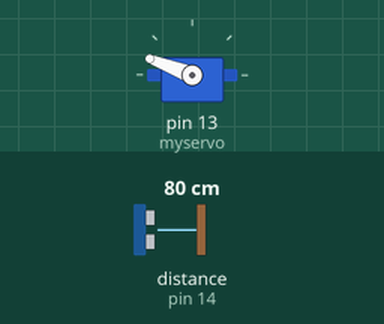
Recording of a sketch running on a simulated Arduino Uno, built with avr-gcc and run on an emulated ATmega328P. Parts: servo. Wiring (inferred from the names in the program): ultrasonic range finder: trigger pin 12; echo pin 14. Inputs (shaded band) come from the test bench; at power-on: distance to the obstacle (sensor on pin 14) 80 cm. The echo pulse lasts 58.3 µs per cm; the ROS host is connected and sends only what is stated.

Above: at 4.2 s.
4.3 s: distance to the obstacle (sensor on pin 14) set to 2 cm
At 5.4 s:
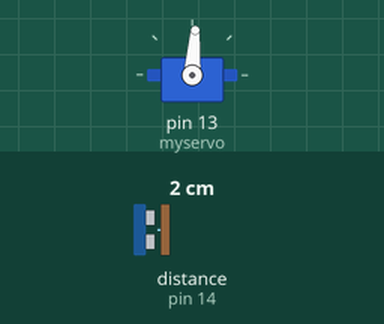
7.3 s: distance to the obstacle (sensor on pin 14) set to 60 cm
10.3 s: distance to the obstacle (sensor on pin 14) set to 4 cm
At 16.8 s:
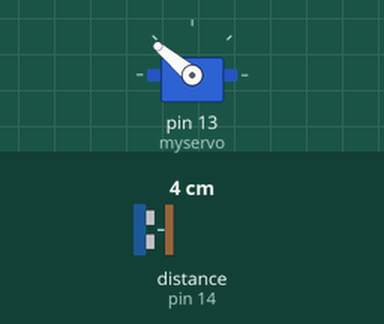
Timing chart, 0 to 19.3 s (numbered marks = the images above; inputs shaded):
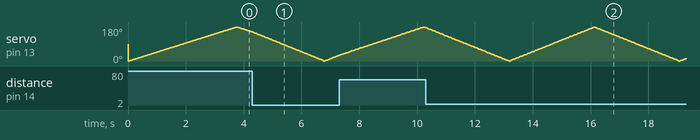

The sketch:

lidar_using_ultrasonic___servo_esp8266.ino
```cpp
// The reason why servo is acting so shit is because of pulseIn(echoPin, HIGH). Ultrasonic sensor waits for sound to come back
// and if it dosen't then it keeps on waiting and hence extra delay is added.
// *** TO DO ***
// If pulseIn  takes more than 10 microsecond then tell it to SHUT THE FUCK UP

#include <Servo.h>
#include <ros.h>
#include <std_msgs/Float32.h>
#include <sensor_msgs/Range.h>


// Ultrasonic var initialisation
const int trigPin = 12;
const int echoPin = 14;

#define SOUND_VELOCITY 0.034


long duration = 0;

float distanceCm = 0;

// Servo var initialization
int pos = 0;

//Initialising ROS node
ros::NodeHandle  nh;
std_msgs::Float32 ultra_to_ros;
sensor_msgs::Range range_msgs;

ros::Publisher ultrasonic_pub("ultrasonic_pub",&range_msgs);
char frameid[] ="/sonar_ranger";

// twelve servo objects can be created on most boards
Servo myservo;  // create servo object to control a servo
//Initialising ROS node
void setup()
{
    // Ultrasonic setup
    pinMode(trigPin, OUTPUT); // Sets the trigPin as an Output
    pinMode(echoPin, INPUT); // Sets the echoPin as an Input
    //Servo Setup
    myservo.attach(13);  // attaches the servo on GIO2 to the servo object

    // ROS setup
    nh.initNode();
    nh.advertise(ultrasonic_pub);

    range_msgs.field_of_view = (10.0 / 180.0)*3.14;
    range_msgs.min_range = 0.0;
    range_msgs.max_range = 100.0;
    range_msgs.radiation_type = sensor_msgs::Range::ULTRASOUND;
    range_msgs.header.frame_id = frameid;

}

void loop()
{
    /* Servo motor turning clockwise */
    for(pos = 0; pos<180; pos++)
    {
        // Clears the trigPin
        digitalWrite(trigPin, LOW);
        delayMicroseconds(2);
        // Sets the trigPin on HIGH state for 10 micro seconds
        digitalWrite(trigPin, HIGH);
        delayMicroseconds(10);
        digitalWrite(trigPin, LOW);
        duration = pulseIn(echoPin, HIGH);

        // Calculate the distance
        distanceCm = duration * SOUND_VELOCITY/2;

        range_msgs.range = distanceCm;
        myservo.write(pos);
        delay(15);

        ultrasonic_pub.publish(&range_msgs);
        nh.spinOnce();
    }

    /* Servo motor turingi anticlockwise */
    for(pos = 180; pos >=0; pos--)
    {
        // Clears the trigPin
        digitalWrite(trigPin, LOW);
        delayMicroseconds(2);
        // Sets the trigPin on HIGH state for 10 micro seconds
        digitalWrite(trigPin, HIGH);
        delayMicroseconds(10);
        digitalWrite(trigPin, LOW);
        duration = pulseIn(echoPin, HIGH);

        // Calculate the distance
        distanceCm = duration * SOUND_VELOCITY/2;

        range_msgs.range = distanceCm;

        // Calculate the distance
        distanceCm = duration * SOUND_VELOCITY/2;
        range_msgs.range = distanceCm;

        ultrasonic_pub.publish(&range_msgs);
        nh.spinOnce();

        myservo.write(pos);
        delay(15);
    }
}


// // Ultrasonic sensor read

// // Clears the trigPin
// digitalWrite(trigPin, LOW);
// delayMicroseconds(2);
// // Sets the trigPin on HIGH state for 10 micro seconds
// digitalWrite(trigPin, HIGH);
// delayMicroseconds(10);
// digitalWrite(trigPin, LOW);

// // Reads the echoPin, returns the sound wave travel time in microseconds
// duration = pulseIn(echoPin, HIGH);
```
